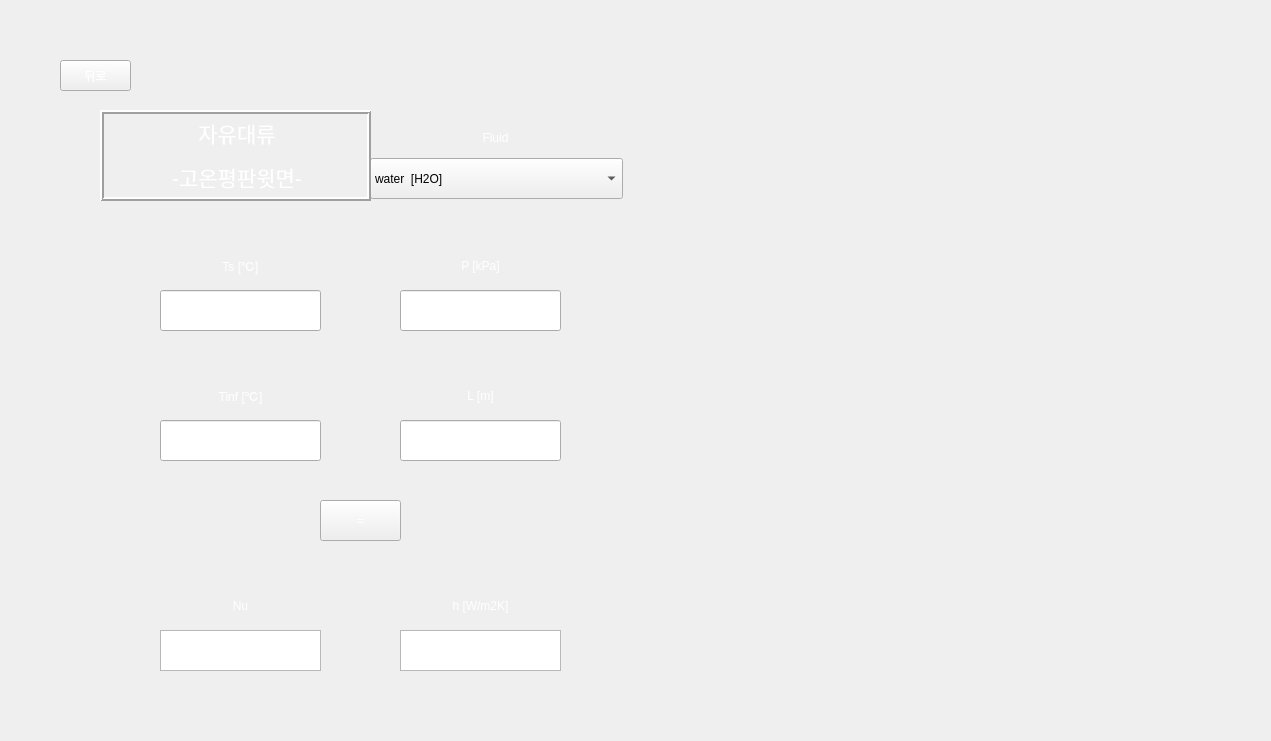
<?xml version="1.0" encoding="UTF-8"?>
<ui version="4.0">
 <class>Form</class>
 <widget class="QWidget" name="Form">
  <property name="geometry">
   <rect>
    <x>0</x>
    <y>0</y>
    <width>1271</width>
    <height>741</height>
   </rect>
  </property>
  <property name="maximumSize">
   <size>
    <width>1271</width>
    <height>741</height>
   </size>
  </property>
  <property name="windowTitle">
   <string>Free Convection - Horizontal Plate</string>
  </property>
  <property name="styleSheet">
   <string notr="true">background-image: url(:/background/하얀거.png);</string>
  </property>
  <widget class="QLabel" name="label_5">
   <property name="geometry">
    <rect>
     <x>400</x>
     <y>370</y>
     <width>161</width>
     <height>51</height>
    </rect>
   </property>
   <property name="styleSheet">
    <string notr="true">color: qlineargradient(spread:pad, x1:0, y1:1, x2:1, y2:0, stop:0 rgba(255, 255, 255, 255), stop:1 rgba(255, 255, 255, 255));
background-image: url(:/background/버튼2.png);
font: 20pt &quot;맑은 고딕&quot;;</string>
   </property>
   <property name="text">
    <string>L [m]</string>
   </property>
   <property name="alignment">
    <set>Qt::AlignCenter</set>
   </property>
  </widget>
  <widget class="QPushButton" name="check">
   <property name="geometry">
    <rect>
     <x>320</x>
     <y>500</y>
     <width>81</width>
     <height>41</height>
    </rect>
   </property>
   <property name="styleSheet">
    <string notr="true">QPushButton {
color: qlineargradient(spread:pad, x1:0, y1:1, x2:1, y2:0, stop:0 rgba(255, 255, 255, 255), stop:1 rgba(255, 255, 255, 255));
background-image: url(:/background/버튼2.png);
font: 20pt &quot;맑은 고딕&quot;;
}
QPushButton:hover{
border-image: url(:/background/버튼클릭2.png);
}</string>
   </property>
   <property name="text">
    <string>=</string>
   </property>
  </widget>
  <widget class="QLabel" name="label">
   <property name="geometry">
    <rect>
     <x>160</x>
     <y>240</y>
     <width>161</width>
     <height>51</height>
    </rect>
   </property>
   <property name="styleSheet">
    <string notr="true">color: qlineargradient(spread:pad, x1:0, y1:1, x2:1, y2:0, stop:0 rgba(255, 255, 255, 255), stop:1 rgba(255, 255, 255, 255));
background-image: url(:/background/버튼2.png);
font: 20pt &quot;맑은 고딕&quot;;</string>
   </property>
   <property name="text">
    <string>Ts [℃]</string>
   </property>
   <property name="alignment">
    <set>Qt::AlignCenter</set>
   </property>
  </widget>
  <widget class="QLineEdit" name="P">
   <property name="geometry">
    <rect>
     <x>400</x>
     <y>290</y>
     <width>161</width>
     <height>41</height>
    </rect>
   </property>
   <property name="styleSheet">
    <string notr="true">font: 14pt &quot;맑은 고딕&quot;;
background-image: url(:/background/하얀거.png);</string>
   </property>
  </widget>
  <widget class="QLabel" name="label_4">
   <property name="geometry">
    <rect>
     <x>400</x>
     <y>240</y>
     <width>161</width>
     <height>51</height>
    </rect>
   </property>
   <property name="styleSheet">
    <string notr="true">color: qlineargradient(spread:pad, x1:0, y1:1, x2:1, y2:0, stop:0 rgba(255, 255, 255, 255), stop:1 rgba(255, 255, 255, 255));
background-image: url(:/background/버튼2.png);
font: 20pt &quot;맑은 고딕&quot;;</string>
   </property>
   <property name="text">
    <string>P [kPa]</string>
   </property>
   <property name="alignment">
    <set>Qt::AlignCenter</set>
   </property>
  </widget>
  <widget class="QLabel" name="label_3">
   <property name="geometry">
    <rect>
     <x>160</x>
     <y>370</y>
     <width>161</width>
     <height>51</height>
    </rect>
   </property>
   <property name="styleSheet">
    <string notr="true">color: qlineargradient(spread:pad, x1:0, y1:1, x2:1, y2:0, stop:0 rgba(255, 255, 255, 255), stop:1 rgba(255, 255, 255, 255));
background-image: url(:/background/버튼2.png);
font: 20pt &quot;맑은 고딕&quot;;</string>
   </property>
   <property name="text">
    <string>Tinf [℃]</string>
   </property>
   <property name="alignment">
    <set>Qt::AlignCenter</set>
   </property>
  </widget>
  <widget class="QLineEdit" name="L">
   <property name="geometry">
    <rect>
     <x>400</x>
     <y>420</y>
     <width>161</width>
     <height>41</height>
    </rect>
   </property>
   <property name="styleSheet">
    <string notr="true">font: 14pt &quot;맑은 고딕&quot;;
background-image: url(:/background/하얀거.png);</string>
   </property>
  </widget>
  <widget class="QLineEdit" name="T2">
   <property name="geometry">
    <rect>
     <x>160</x>
     <y>420</y>
     <width>161</width>
     <height>41</height>
    </rect>
   </property>
   <property name="styleSheet">
    <string notr="true">font: 14pt &quot;맑은 고딕&quot;;
background-image: url(:/background/하얀거.png);</string>
   </property>
  </widget>
  <widget class="QLineEdit" name="T1">
   <property name="geometry">
    <rect>
     <x>160</x>
     <y>290</y>
     <width>161</width>
     <height>41</height>
    </rect>
   </property>
   <property name="styleSheet">
    <string notr="true">font: 14pt &quot;맑은 고딕&quot;;
background-image: url(:/background/하얀거.png);</string>
   </property>
  </widget>
  <widget class="QPushButton" name="pushButton">
   <property name="geometry">
    <rect>
     <x>60</x>
     <y>60</y>
     <width>71</width>
     <height>31</height>
    </rect>
   </property>
   <property name="styleSheet">
    <string notr="true">QPushButton {
color: qlineargradient(spread:pad, x1:0, y1:1, x2:1, y2:0, stop:0 rgba(255, 255, 255, 255), stop:1 rgba(255, 255, 255, 255));
background-image: url(:/background/버튼2.png);
font: 14pt &quot;맑은 고딕&quot;;
}
QPushButton:hover{
border-image: url(:/background/버튼클릭2.png);
}</string>
   </property>
   <property name="text">
    <string>뒤로</string>
   </property>
  </widget>
  <widget class="QTextBrowser" name="textBrowser">
   <property name="geometry">
    <rect>
     <x>160</x>
     <y>630</y>
     <width>161</width>
     <height>41</height>
    </rect>
   </property>
   <property name="styleSheet">
    <string notr="true">font: 14pt &quot;맑은 고딕&quot;;
background-image: url(:/background/하얀거.png);</string>
   </property>
  </widget>
  <widget class="QTextBrowser" name="textBrowser_2">
   <property name="geometry">
    <rect>
     <x>400</x>
     <y>630</y>
     <width>161</width>
     <height>41</height>
    </rect>
   </property>
   <property name="styleSheet">
    <string notr="true">font: 14pt &quot;맑은 고딕&quot;;
background-image: url(:/background/하얀거.png);</string>
   </property>
  </widget>
  <widget class="QLabel" name="label_6">
   <property name="geometry">
    <rect>
     <x>160</x>
     <y>580</y>
     <width>161</width>
     <height>51</height>
    </rect>
   </property>
   <property name="styleSheet">
    <string notr="true">color: qlineargradient(spread:pad, x1:0, y1:1, x2:1, y2:0, stop:0 rgba(255, 255, 255, 255), stop:1 rgba(255, 255, 255, 255));
background-image: url(:/background/버튼2.png);
font: 20pt &quot;맑은 고딕&quot;;</string>
   </property>
   <property name="text">
    <string>Nu</string>
   </property>
   <property name="alignment">
    <set>Qt::AlignCenter</set>
   </property>
  </widget>
  <widget class="QLabel" name="label_8">
   <property name="geometry">
    <rect>
     <x>400</x>
     <y>580</y>
     <width>161</width>
     <height>51</height>
    </rect>
   </property>
   <property name="styleSheet">
    <string notr="true">color: qlineargradient(spread:pad, x1:0, y1:1, x2:1, y2:0, stop:0 rgba(255, 255, 255, 255), stop:1 rgba(255, 255, 255, 255));
background-image: url(:/background/버튼2.png);
font: 18pt &quot;맑은 고딕&quot;;</string>
   </property>
   <property name="text">
    <string>h [W/m2K]</string>
   </property>
   <property name="alignment">
    <set>Qt::AlignCenter</set>
   </property>
  </widget>
  <widget class="QLabel" name="label_7">
   <property name="geometry">
    <rect>
     <x>370</x>
     <y>112</y>
     <width>251</width>
     <height>51</height>
    </rect>
   </property>
   <property name="styleSheet">
    <string notr="true">color: qlineargradient(spread:pad, x1:0, y1:1, x2:1, y2:0, stop:0 rgba(255, 255, 255, 255), stop:1 rgba(255, 255, 255, 255));
background-image: url(:/background/버튼2.png);
font: 20pt &quot;맑은 고딕&quot;;</string>
   </property>
   <property name="text">
    <string>Fluid</string>
   </property>
   <property name="alignment">
    <set>Qt::AlignCenter</set>
   </property>
  </widget>
  <widget class="QLabel" name="label_9">
   <property name="geometry">
    <rect>
     <x>0</x>
     <y>0</y>
     <width>1271</width>
     <height>741</height>
    </rect>
   </property>
   <property name="styleSheet">
    <string notr="true">image: url(:/background/배경2.png);</string>
   </property>
   <property name="text">
    <string/>
   </property>
  </widget>
  <widget class="QLabel" name="label_10">
   <property name="geometry">
    <rect>
     <x>680</x>
     <y>50</y>
     <width>541</width>
     <height>641</height>
    </rect>
   </property>
   <property name="styleSheet">
    <string notr="true">image: url(:/background/fc horizontal plate1.png);</string>
   </property>
   <property name="text">
    <string/>
   </property>
  </widget>
  <widget class="QLabel" name="label_11">
   <property name="geometry">
    <rect>
     <x>720</x>
     <y>410</y>
     <width>471</width>
     <height>221</height>
    </rect>
   </property>
   <property name="styleSheet">
    <string notr="true">image: url(:/background/fc horizontal plate1-2.png);</string>
   </property>
   <property name="text">
    <string/>
   </property>
  </widget>
  <widget class="QComboBox" name="fluid_2">
   <property name="geometry">
    <rect>
     <x>370</x>
     <y>158</y>
     <width>253</width>
     <height>41</height>
    </rect>
   </property>
   <property name="styleSheet">
    <string notr="true">background-image: url(:/background/하얀거.png);
font: 11pt &quot;맑은 고딕&quot;;</string>
   </property>
   <item>
    <property name="text">
     <string>water  [H2O]</string>
    </property>
   </item>
   <item>
    <property name="text">
     <string>air</string>
    </property>
   </item>
   <item>
    <property name="text">
     <string>1-Butene  [C4H8]</string>
    </property>
   </item>
   <item>
    <property name="text">
     <string>Acetone  [C3H6O]</string>
    </property>
   </item>
   <item>
    <property name="text">
     <string>Ammonia  [NH3]</string>
    </property>
   </item>
   <item>
    <property name="text">
     <string>Argon  [Ar]</string>
    </property>
   </item>
   <item>
    <property name="text">
     <string>Benzene  [C6H6]</string>
    </property>
   </item>
   <item>
    <property name="text">
     <string>CarbonDioxide  [CO2]</string>
    </property>
   </item>
   <item>
    <property name="text">
     <string>CarbonMonoxide  [CO]</string>
    </property>
   </item>
   <item>
    <property name="text">
     <string>CarbonylSulfide  [COS]</string>
    </property>
   </item>
   <item>
    <property name="text">
     <string>CycloHexane  [C6H12]</string>
    </property>
   </item>
   <item>
    <property name="text">
     <string>CycloPropane  [C3H6]</string>
    </property>
   </item>
   <item>
    <property name="text">
     <string>Cyclopentane  [C5H10]</string>
    </property>
   </item>
   <item>
    <property name="text">
     <string>D4  [C8H24O4Si4]</string>
    </property>
   </item>
   <item>
    <property name="text">
     <string>D5  [C10H30O5Si5]</string>
    </property>
   </item>
   <item>
    <property name="text">
     <string>D6  [C12H36O6Si6]</string>
    </property>
   </item>
   <item>
    <property name="text">
     <string>Deuterium  [D2]</string>
    </property>
   </item>
   <item>
    <property name="text">
     <string>Dichloroethane  [C2Cl2H4]</string>
    </property>
   </item>
   <item>
    <property name="text">
     <string>DiethylEther  [C4H10O]</string>
    </property>
   </item>
   <item>
    <property name="text">
     <string>DimethylCarbonate  [C3H6O3]</string>
    </property>
   </item>
   <item>
    <property name="text">
     <string>DimethylEther  [C2H6O]</string>
    </property>
   </item>
   <item>
    <property name="text">
     <string>Ethane  [C2H6]</string>
    </property>
   </item>
   <item>
    <property name="text">
     <string>Ethanol  [C2H6O]</string>
    </property>
   </item>
   <item>
    <property name="text">
     <string>EthylBenzene  [C8H10]</string>
    </property>
   </item>
   <item>
    <property name="text">
     <string>Ethylene  [C2H4]</string>
    </property>
   </item>
   <item>
    <property name="text">
     <string>EthyleneOxide  [C2H4O]</string>
    </property>
   </item>
   <item>
    <property name="text">
     <string>Fluorine  [F2]</string>
    </property>
   </item>
   <item>
    <property name="text">
     <string>HFE143m  [C2F3H3O]</string>
    </property>
   </item>
   <item>
    <property name="text">
     <string>HeavyWater  [D2O]</string>
    </property>
   </item>
   <item>
    <property name="text">
     <string>Helium  [He]</string>
    </property>
   </item>
   <item>
    <property name="text">
     <string>Hydrogen  [H2]</string>
    </property>
   </item>
   <item>
    <property name="text">
     <string>HydrogenChloride  [ClH]</string>
    </property>
   </item>
   <item>
    <property name="text">
     <string>HydrogenSulfide  [H2S]</string>
    </property>
   </item>
   <item>
    <property name="text">
     <string>IsoButane  [C4H10]</string>
    </property>
   </item>
   <item>
    <property name="text">
     <string>IsoButene  [C4H8]</string>
    </property>
   </item>
   <item>
    <property name="text">
     <string>Isohexane  [C6H14]</string>
    </property>
   </item>
   <item>
    <property name="text">
     <string>Isopentane  [C5H12]</string>
    </property>
   </item>
   <item>
    <property name="text">
     <string>Krypton  [Kr]</string>
    </property>
   </item>
   <item>
    <property name="text">
     <string>MD2M  [C10H30O3Si4]</string>
    </property>
   </item>
   <item>
    <property name="text">
     <string>MD3M  [C12H36O4Si5]</string>
    </property>
   </item>
   <item>
    <property name="text">
     <string>MD4M  [C14H42O5Si6]</string>
    </property>
   </item>
   <item>
    <property name="text">
     <string>MDM  [C8H24O2Si3]</string>
    </property>
   </item>
   <item>
    <property name="text">
     <string>MM  [C6H18OSi2]</string>
    </property>
   </item>
   <item>
    <property name="text">
     <string>Methane  [CH4]</string>
    </property>
   </item>
   <item>
    <property name="text">
     <string>Methanol  [CH4O]</string>
    </property>
   </item>
   <item>
    <property name="text">
     <string>MethylLinoleate  [C19H34O2]</string>
    </property>
   </item>
   <item>
    <property name="text">
     <string>MethylLinolenate  [C19H32O2]</string>
    </property>
   </item>
   <item>
    <property name="text">
     <string>MethylOleate  [C19H36O2]</string>
    </property>
   </item>
   <item>
    <property name="text">
     <string>MethylPalmitate  [C17H34O2]</string>
    </property>
   </item>
   <item>
    <property name="text">
     <string>MethylStearate  [C19H38O2]</string>
    </property>
   </item>
   <item>
    <property name="text">
     <string>Neon  [Ne]</string>
    </property>
   </item>
   <item>
    <property name="text">
     <string>Neopentane  [C5H12]</string>
    </property>
   </item>
   <item>
    <property name="text">
     <string>Nitrogen  [N2]</string>
    </property>
   </item>
   <item>
    <property name="text">
     <string>NitrousOxide  [N2O]</string>
    </property>
   </item>
   <item>
    <property name="text">
     <string>Novec649  [C6F12O]</string>
    </property>
   </item>
   <item>
    <property name="text">
     <string>OrthoDeuterium</string>
    </property>
   </item>
   <item>
    <property name="text">
     <string>OrthoHydrogen</string>
    </property>
   </item>
   <item>
    <property name="text">
     <string>Oxygen  [O2]</string>
    </property>
   </item>
   <item>
    <property name="text">
     <string>ParaDeuterium</string>
    </property>
   </item>
   <item>
    <property name="text">
     <string>ParaHydrogen</string>
    </property>
   </item>
   <item>
    <property name="text">
     <string>Propylene  [C3H6]</string>
    </property>
   </item>
   <item>
    <property name="text">
     <string>Propyne  [C3H4]</string>
    </property>
   </item>
   <item>
    <property name="text">
     <string>R11</string>
    </property>
   </item>
   <item>
    <property name="text">
     <string>R113</string>
    </property>
   </item>
   <item>
    <property name="text">
     <string>R114</string>
    </property>
   </item>
   <item>
    <property name="text">
     <string>R115</string>
    </property>
   </item>
   <item>
    <property name="text">
     <string>R116</string>
    </property>
   </item>
   <item>
    <property name="text">
     <string>R12</string>
    </property>
   </item>
   <item>
    <property name="text">
     <string>R123</string>
    </property>
   </item>
   <item>
    <property name="text">
     <string>R1233zd(E)</string>
    </property>
   </item>
   <item>
    <property name="text">
     <string>R1234yf</string>
    </property>
   </item>
   <item>
    <property name="text">
     <string>R1234ze(E)</string>
    </property>
   </item>
   <item>
    <property name="text">
     <string>R1234ze(Z)</string>
    </property>
   </item>
   <item>
    <property name="text">
     <string>R124</string>
    </property>
   </item>
   <item>
    <property name="text">
     <string>R1243zf</string>
    </property>
   </item>
   <item>
    <property name="text">
     <string>R125</string>
    </property>
   </item>
   <item>
    <property name="text">
     <string>R13</string>
    </property>
   </item>
   <item>
    <property name="text">
     <string>R134a</string>
    </property>
   </item>
   <item>
    <property name="text">
     <string>R13l1</string>
    </property>
   </item>
   <item>
    <property name="text">
     <string>R14</string>
    </property>
   </item>
   <item>
    <property name="text">
     <string>R141b</string>
    </property>
   </item>
   <item>
    <property name="text">
     <string>R142b</string>
    </property>
   </item>
   <item>
    <property name="text">
     <string>R143a</string>
    </property>
   </item>
   <item>
    <property name="text">
     <string>R152A</string>
    </property>
   </item>
   <item>
    <property name="text">
     <string>R161</string>
    </property>
   </item>
   <item>
    <property name="text">
     <string>R21</string>
    </property>
   </item>
   <item>
    <property name="text">
     <string>R218</string>
    </property>
   </item>
   <item>
    <property name="text">
     <string>R22</string>
    </property>
   </item>
   <item>
    <property name="text">
     <string>R227EA</string>
    </property>
   </item>
   <item>
    <property name="text">
     <string>R23</string>
    </property>
   </item>
   <item>
    <property name="text">
     <string>R236EA</string>
    </property>
   </item>
   <item>
    <property name="text">
     <string>R236FA</string>
    </property>
   </item>
   <item>
    <property name="text">
     <string>R245ca</string>
    </property>
   </item>
   <item>
    <property name="text">
     <string>R245fa</string>
    </property>
   </item>
   <item>
    <property name="text">
     <string>R32</string>
    </property>
   </item>
   <item>
    <property name="text">
     <string>R365MFC</string>
    </property>
   </item>
   <item>
    <property name="text">
     <string>R40</string>
    </property>
   </item>
   <item>
    <property name="text">
     <string>R404A</string>
    </property>
   </item>
   <item>
    <property name="text">
     <string>R407C</string>
    </property>
   </item>
   <item>
    <property name="text">
     <string>R41</string>
    </property>
   </item>
   <item>
    <property name="text">
     <string>R410A</string>
    </property>
   </item>
   <item>
    <property name="text">
     <string>R507A</string>
    </property>
   </item>
   <item>
    <property name="text">
     <string>RC318</string>
    </property>
   </item>
   <item>
    <property name="text">
     <string>SES36</string>
    </property>
   </item>
   <item>
    <property name="text">
     <string>SulfurDioxide  [O2S]</string>
    </property>
   </item>
   <item>
    <property name="text">
     <string>SulfurHexafluoride  [F6S]</string>
    </property>
   </item>
   <item>
    <property name="text">
     <string>Toluene  [C7H8]</string>
    </property>
   </item>
   <item>
    <property name="text">
     <string>Xenon  [Xe]</string>
    </property>
   </item>
   <item>
    <property name="text">
     <string>cis-2-Butene  [C4H8]</string>
    </property>
   </item>
   <item>
    <property name="text">
     <string>m-Xylene  [C8H10]</string>
    </property>
   </item>
   <item>
    <property name="text">
     <string>n-Butane  [C4H10]</string>
    </property>
   </item>
   <item>
    <property name="text">
     <string>n-Decane  [C10H22]</string>
    </property>
   </item>
   <item>
    <property name="text">
     <string>n-Dodecane  [C12H26]</string>
    </property>
   </item>
   <item>
    <property name="text">
     <string>n-Heptane  [C7H16]</string>
    </property>
   </item>
   <item>
    <property name="text">
     <string>n-Hexane  [C6H14]</string>
    </property>
   </item>
   <item>
    <property name="text">
     <string>n-Nonane  [C9H20]</string>
    </property>
   </item>
   <item>
    <property name="text">
     <string>n-Octane  [C8H18]</string>
    </property>
   </item>
   <item>
    <property name="text">
     <string>n-Pentane  [C5H12]</string>
    </property>
   </item>
   <item>
    <property name="text">
     <string>n-Propane  [C3H8]</string>
    </property>
   </item>
   <item>
    <property name="text">
     <string>n-Undecane  [C11H24]</string>
    </property>
   </item>
   <item>
    <property name="text">
     <string>o-Xylene  [C8H10]</string>
    </property>
   </item>
   <item>
    <property name="text">
     <string>p-Xylene  [C8H10]</string>
    </property>
   </item>
   <item>
    <property name="text">
     <string>trans-2-Butene  [C4H8]</string>
    </property>
   </item>
  </widget>
  <widget class="QLabel" name="label_13">
   <property name="geometry">
    <rect>
     <x>100</x>
     <y>110</y>
     <width>271</width>
     <height>91</height>
    </rect>
   </property>
   <property name="styleSheet">
    <string notr="true">font: 10pt &quot;맑은 고딕&quot;;
color: rgb(255, 255, 255);
background-image: url(:/background/버튼2.png);</string>
   </property>
   <property name="frameShape">
    <enum>QFrame::Box</enum>
   </property>
   <property name="frameShadow">
    <enum>QFrame::Raised</enum>
   </property>
   <property name="lineWidth">
    <number>2</number>
   </property>
   <property name="text">
    <string>&lt;!DOCTYPE HTML PUBLIC &quot;-//W3C//DTD HTML 4.0//EN&quot; &quot;http://www.w3.org/TR/REC-html40/strict.dtd&quot;&gt;
&lt;html&gt;&lt;head&gt;&lt;meta name=&quot;qrichtext&quot; content=&quot;1&quot; /&gt;&lt;style type=&quot;text/css&quot;&gt;
p, li { white-space: pre-wrap; }
&lt;/style&gt;&lt;/head&gt;&lt;body style=&quot; font-family:'맑은 고딕'; font-size:10pt; font-weight:400; font-style:normal;&quot;&gt;
&lt;p align=&quot;center&quot; style=&quot; margin-top:12px; margin-bottom:12px; margin-left:0px; margin-right:0px; -qt-block-indent:0; text-indent:0px;&quot;&gt;&lt;span style=&quot; font-size:16pt;&quot;&gt;자유대류&lt;/span&gt;&lt;/p&gt;
&lt;p align=&quot;center&quot; style=&quot; margin-top:12px; margin-bottom:12px; margin-left:0px; margin-right:0px; -qt-block-indent:0; text-indent:0px;&quot;&gt;&lt;span style=&quot; font-size:16pt;&quot;&gt;-고온평판윗면-&lt;/span&gt;&lt;/p&gt;&lt;/body&gt;&lt;/html&gt;</string>
   </property>
   <property name="buddy">
    <cstring>pushButton</cstring>
   </property>
  </widget>
  <zorder>label_9</zorder>
  <zorder>label_5</zorder>
  <zorder>check</zorder>
  <zorder>label</zorder>
  <zorder>label_4</zorder>
  <zorder>label_3</zorder>
  <zorder>pushButton</zorder>
  <zorder>label_6</zorder>
  <zorder>label_8</zorder>
  <zorder>label_7</zorder>
  <zorder>label_10</zorder>
  <zorder>label_11</zorder>
  <zorder>fluid_2</zorder>
  <zorder>label_13</zorder>
  <zorder>textBrowser_2</zorder>
  <zorder>P</zorder>
  <zorder>T1</zorder>
  <zorder>T2</zorder>
  <zorder>textBrowser</zorder>
  <zorder>L</zorder>
 </widget>
 <resources>
  <include location="../resource/resources.qrc"/>
 </resources>
 <connections/>
</ui>
